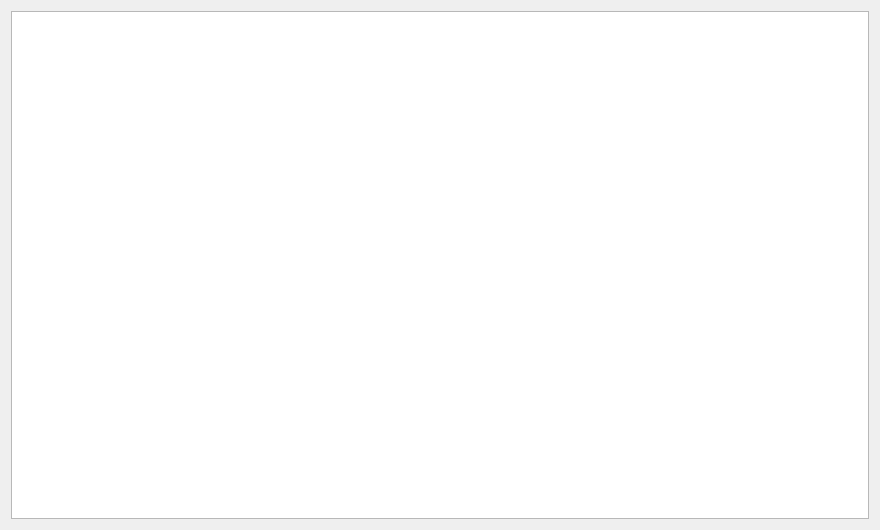
<?xml version="1.0" encoding="UTF-8"?>
<ui version="4.0">
 <class>formGraphShow</class>
 <widget class="QWidget" name="formGraphShow">
  <property name="geometry">
   <rect>
    <x>0</x>
    <y>0</y>
    <width>880</width>
    <height>530</height>
   </rect>
  </property>
  <property name="windowTitle">
   <string>Form</string>
  </property>
  <layout class="QGridLayout" name="gridLayout">
   <item row="0" column="0">
    <widget class="QGraphicsView" name="graphicsView"/>
   </item>
  </layout>
 </widget>
 <resources/>
 <connections/>
</ui>
